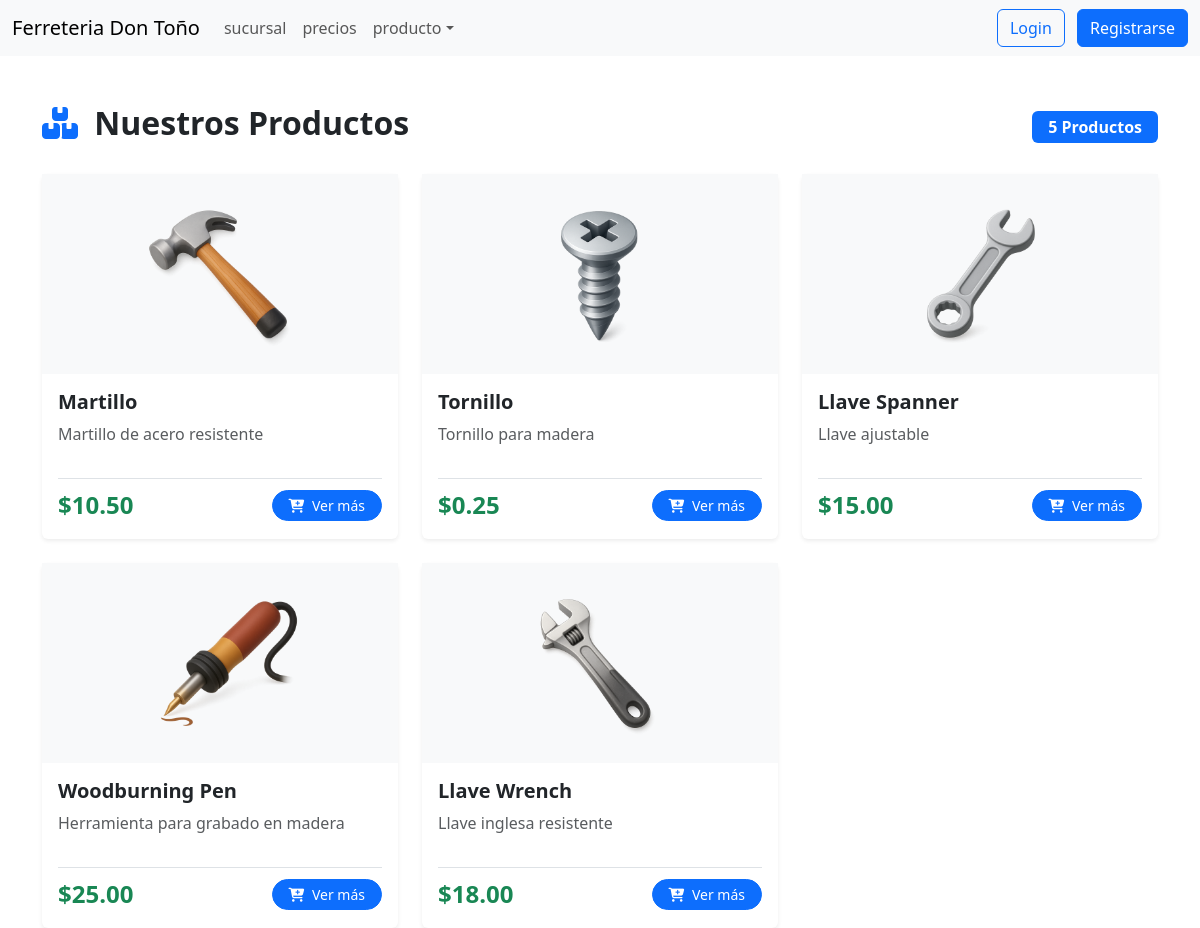
The app's page /Dontono-pm/productos.php, older data.
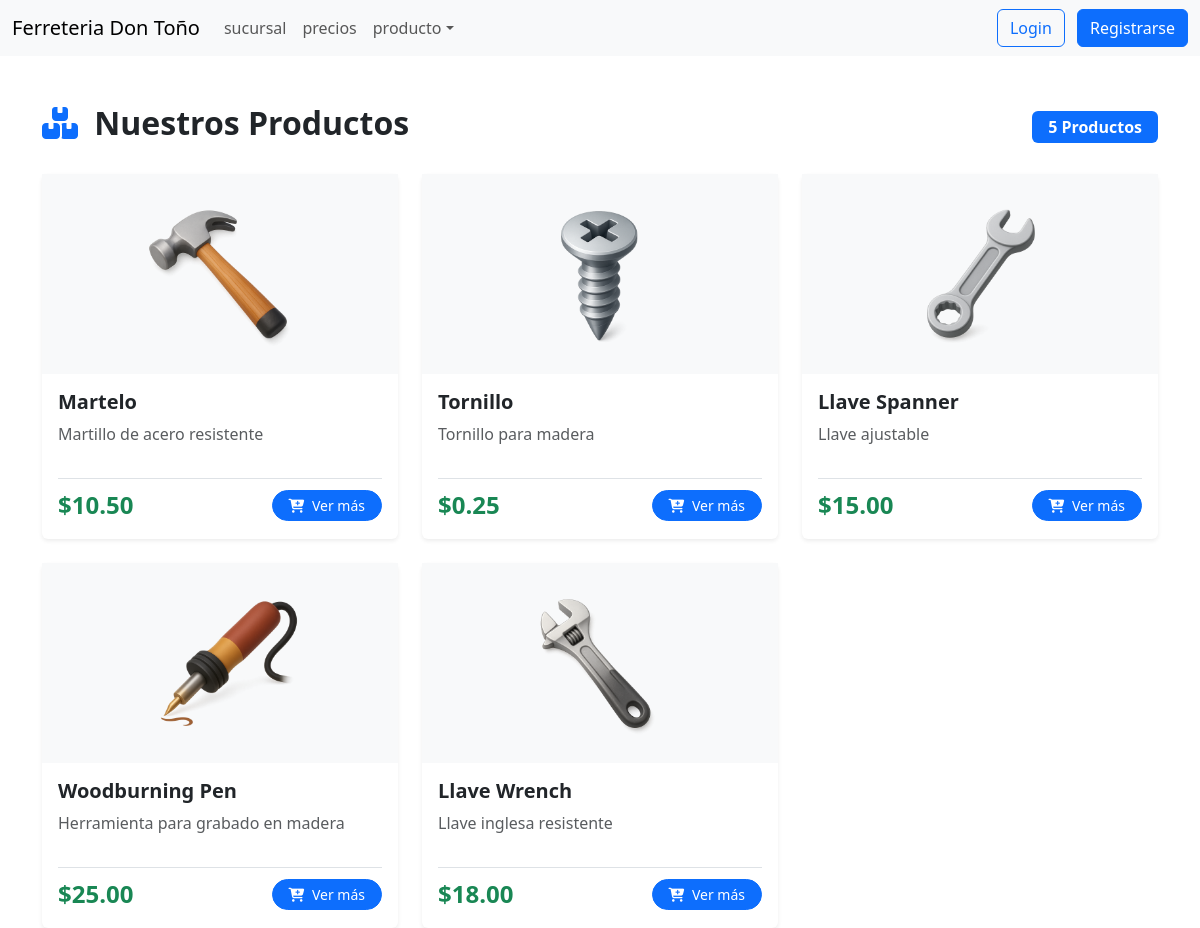
The same page, newer data.
### tables this page shows
CREATE TABLE `productos` (
  `id` int(11) NOT NULL,
  `nombre` varchar(100) DEFAULT NULL,
  `descripcion` text DEFAULT NULL,
  `precio` decimal(10,2) DEFAULT NULL,
  `categoria` varchar(50) DEFAULT NULL,
  `stock` int(11) DEFAULT NULL,
  `imagen` varchar(255) DEFAULT NULL,
  `imagen2` varchar(255) DEFAULT NULL
);

### Dontono-pm/productos.php (the view, shortened to what this page needs)
<?php
include("php/conexion.php");
$sql = "SELECT * FROM productos";
$resultado = $conn->query($sql);
?>
<!DOCTYPE html>
<html lang="es">
<head>
    <link rel="stylesheet" href="styles/styles.css">
    <link rel="stylesheet" href="https://cdnjs.cloudflare.com/ajax/libs/font-awesome/6.4.0/css/all.min.css">
    <link href="https://cdn.jsdelivr.net/npm/bootstrap@5.3.3/dist/css/bootstrap.min.css" rel="stylesheet">
</head>
<body>
    <?php require_once("components/navbar-.php"); ?>
    <div class="container mt-5">
        <div class="d-flex justify-content-between align-items-center mb-4">
            <h2 class="fw-bold text-dark"><i class="fa-solid fa-boxes-stacked text-primary me-2"></i> Nuestros Productos</h2>
            <span class="badge bg-primary px-3 py-2 fs-6"><?php echo $resultado->num_rows; ?> Productos</span>
        </div>
        <div class="row row-cols-1 row-cols-md-2 row-cols-lg-3 g-4">
            <?php if ($resultado && $resultado->num_rows > 0): ?>
                <?php while($producto = $resultado->fetch_assoc()): ?>
                    <div class="col">
                        <div class="card h-100 shadow-sm border-0 product-card">
                            <div class="card-img-container p-3">
                                <?php
                                if (!empty($producto['imagen'])) {
                                    $rutaImagen = "img/productos/" . $producto['imagen'];
                                } else {
                                    $rutaImagen = "https://images.unsplash.com/photo-1581244277943-fe4a9c777189?w=500&auto=format&fit=crop&q=60";
                                }
                                ?>
                                <img src="<?php echo $rutaImagen; ?>" class="card-img-top rounded" alt="<?php echo htmlspecialchars($producto['nombre']); ?>">
                            </div>
                            <div class="card-body d-flex flex-column">
                                <h5 class="card-title text-dark fw-bold mb-2"><?php echo htmlspecialchars($producto['nombre']); ?></h5>
                                <p class="card-text text-muted flex-grow-1 fs-6">
                                    <?php echo htmlspecialchars($producto['descripcion']); ?>
                                </p>
                                <div class="d-flex justify-content-between align-items-center mt-3 pt-2 border-top">
                                    <span class="fs-4 fw-bold text-success">
                                        $<?php echo number_format($producto['precio'], 2); ?>
                                    </span>
                                    <a href="#" class="btn btn-primary btn-sm px-3 rounded-pill">
                                        <i class="fa-solid fa-cart-plus me-1"></i> Ver más
                                    </a>
                                </div>
                            </div>
                        </div>
                    </div>
                <?php endwhile; ?>
            <?php else: ?>
                <div class="col-12 text-center my-5">
                    <p class="fs-5 text-muted"><i class="fa-solid fa-triangle-exclamation text-warning mb-2 d-block fs-1"></i> No hay productos registrados aún.</p>
                </div>
            <?php endif; ?>
        </div>
    </div>
</body>
</html>

Row changes from the older to the newer data that the page shows:
changed productos "Martillo de acero resistente": nombre "Martillo" → "Martelo"
